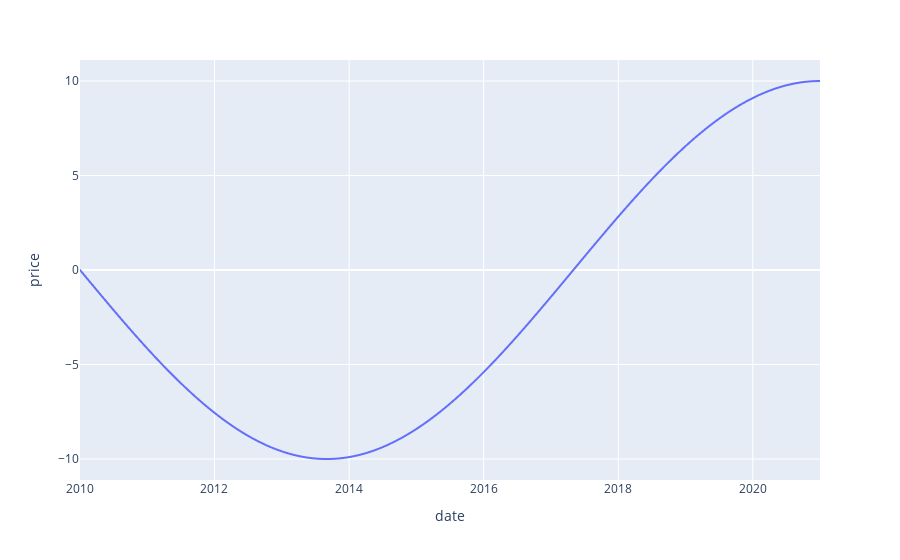

The notebook cell saved with this chart:
### Code cell
fig = px.line(df, x='date', y='price')
fig.show()

### Figure 1 — Plotly figure (JSON) as saved in the notebook; plotly's stock layout.template omitted (floating-point values rounded to 4 significant figures; data arrays with more than 128 entries replaced by an {"elided": "..."} marker saying what was removed)
{"data": [{"hovertemplate": "date=%{x}<br>price=%{y}<extra></extra>", "legendgroup": "", "line": {"color": "#636efa", "dash": "solid"}, "marker": {"symbol": "circle"}, "mode": "lines", "name": "", "showlegend": false, "type": "scattergl", "x": {"elided": "4018 str values"}, "xaxis": "x", "y": {"elided": "4018 float values"}, "yaxis": "y"}], "layout": {"autosize": true, "legend": {"tracegroupgap": 0}, "margin": {"t": 60}, "xaxis": {"anchor": "y", "autorange": true, "domain": [0, 1], "range": ["2010-01-01", "2020-12-31"], "title": {"text": "date"}, "type": "date"}, "yaxis": {"anchor": "x", "autorange": true, "domain": [0, 1], "range": [-11.11, 11.11], "title": {"text": "price"}, "type": "linear"}}}
